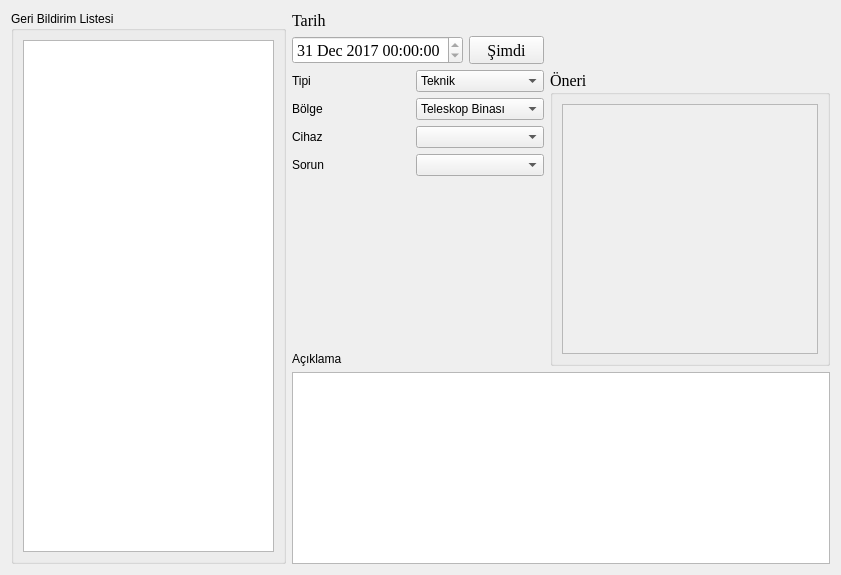
             <widget class="QWidget" name="tab_31">
              <attribute name="title">
               <string>Tümü</string>
              </attribute>
              <layout class="QGridLayout" name="gridLayout_41">
               <item row="0" column="0" rowspan="5">
                <widget class="QGroupBox" name="groupBox_7">
                 <property name="minimumSize">
                  <size>
                   <width>275</width>
                   <height>550</height>
                  </size>
                 </property>
                 <property name="maximumSize">
                  <size>
                   <width>275</width>
                   <height>16777215</height>
                  </size>
                 </property>
                 <property name="font">
                  <font>
                   <weight>50</weight>
                   <bold>false</bold>
                  </font>
                 </property>
                 <property name="title">
                  <string>Geri Bildirim Listesi</string>
                 </property>
                 <layout class="QGridLayout" name="gridLayout_37">
                  <item row="0" column="0">
                   <widget class="QListWidget" name="listWidget_5"/>
                  </item>
                 </layout>
                </widget>
               </item>
               <item row="0" column="1">
                <layout class="QGridLayout" name="gridLayout_40">
                 <item row="0" column="0">
                  <widget class="QLabel" name="label_49">
                   <property name="font">
                    <font>
                     <family>Times New Roman</family>
                     <pointsize>12</pointsize>
                     <weight>50</weight>
                     <bold>false</bold>
                    </font>
                   </property>
                   <property name="text">
                    <string>Tarih</string>
                   </property>
                  </widget>
                 </item>
                 <item row="0" column="1">
                  <widget class="QLabel" name="label_50">
                   <property name="text">
                    <string/>
                   </property>
                  </widget>
                 </item>
                 <item row="1" column="0">
                  <widget class="QDateTimeEdit" name="dateTimeEdit_3">
                   <property name="font">
                    <font>
                     <family>Times New Roman</family>
                     <pointsize>12</pointsize>
                     <weight>50</weight>
                     <bold>false</bold>
                    </font>
                   </property>
                   <property name="minimumDateTime">
                    <datetime>
                     <hour>0</hour>
                     <minute>0</minute>
                     <second>0</second>
                     <year>2017</year>
                     <month>12</month>
                     <day>31</day>
                    </datetime>
                   </property>
                   <property name="maximumTime">
                    <time>
                     <hour>12</hour>
                     <minute>59</minute>
                     <second>59</second>
                    </time>
                   </property>
                   <property name="minimumTime">
                    <time>
                     <hour>0</hour>
                     <minute>0</minute>
                     <second>0</second>
                    </time>
                   </property>
                   <property name="timeSpec">
                    <enum>Qt::LocalTime</enum>
                   </property>
                  </widget>
                 </item>
                 <item row="1" column="1">
                  <widget class="QPushButton" name="pushButton_8">
                   <property name="minimumSize">
                    <size>
                     <width>75</width>
                     <height>25</height>
                    </size>
                   </property>
                   <property name="maximumSize">
                    <size>
                     <width>25</width>
                     <height>75</height>
                    </size>
                   </property>
                   <property name="font">
                    <font>
                     <family>Times New Roman</family>
                     <pointsize>12</pointsize>
                     <weight>50</weight>
                     <bold>false</bold>
                    </font>
                   </property>
                   <property name="text">
                    <string>Şimdi</string>
                   </property>
                  </widget>
                 </item>
                </layout>
               </item>
               <item row="0" column="2">
                <spacer name="horizontalSpacer_25">
                 <property name="orientation">
                  <enum>Qt::Horizontal</enum>
                 </property>
                 <property name="sizeHint" stdset="0">
                  <size>
                   <width>267</width>
                   <height>20</height>
                  </size>
                 </property>
                </spacer>
               </item>
               <item row="1" column="1">
                <layout class="QGridLayout" name="gridLayout_38">
                 <item row="0" column="0">
                  <widget class="QLabel" name="label_40">
                   <property name="font">
                    <font>
                     <weight>50</weight>
                     <bold>false</bold>
                    </font>
                   </property>
                   <property name="text">
                    <string>Tipi</string>
                   </property>
                  </widget>
                 </item>
                 <item row="0" column="1">
                  <widget class="QComboBox" name="comboBox_7">
                   <property name="font">
                    <font>
                     <weight>50</weight>
                     <bold>false</bold>
                    </font>
                   </property>
                   <item>
                    <property name="text">
                     <string>Teknik</string>
                    </property>
                   </item>
                   <item>
                    <property name="text">
                     <string>Kullanıcı</string>
                    </property>
                   </item>
                   <item>
                    <property name="text">
                     <string>Diğer</string>
                    </property>
                   </item>
                  </widget>
                 </item>
                 <item row="1" column="0">
                  <widget class="QLabel" name="label_45">
                   <property name="font">
                    <font>
                     <weight>50</weight>
                     <bold>false</bold>
                    </font>
                   </property>
                   <property name="text">
                    <string>Bölge</string>
                   </property>
                  </widget>
                 </item>
                 <item row="1" column="1">
                  <widget class="QComboBox" name="comboBox_8">
                   <property name="font">
                    <font>
                     <weight>50</weight>
                     <bold>false</bold>
                    </font>
                   </property>
                   <item>
                    <property name="text">
                     <string>Teleskop Binası</string>
                    </property>
                   </item>
                   <item>
                    <property name="text">
                     <string>Gözlemci Lojmanı</string>
                    </property>
                   </item>
                   <item>
                    <property name="text">
                     <string>UPS Odası</string>
                    </property>
                   </item>
                   <item>
                    <property name="text">
                     <string>Diğer</string>
                    </property>
                   </item>
                  </widget>
                 </item>
                 <item row="2" column="0">
                  <widget class="QLabel" name="label_46">
                   <property name="font">
                    <font>
                     <weight>50</weight>
                     <bold>false</bold>
                    </font>
                   </property>
                   <property name="text">
                    <string>Cihaz</string>
                   </property>
                  </widget>
                 </item>
                 <item row="2" column="1">
                  <widget class="QComboBox" name="comboBox_9">
                   <property name="font">
                    <font>
                     <weight>50</weight>
                     <bold>false</bold>
                    </font>
                   </property>
                  </widget>
                 </item>
                 <item row="3" column="0">
                  <widget class="QLabel" name="label_47">
                   <property name="font">
                    <font>
                     <weight>50</weight>
                     <bold>false</bold>
                    </font>
                   </property>
                   <property name="text">
                    <string>Sorun</string>
                   </property>
                  </widget>
                 </item>
                 <item row="3" column="1">
                  <widget class="QComboBox" name="comboBox_10">
                   <property name="font">
                    <font>
                     <weight>50</weight>
                     <bold>false</bold>
                    </font>
                   </property>
                  </widget>
                 </item>
                </layout>
               </item>
               <item row="1" column="2" rowspan="3">
                <widget class="QGroupBox" name="groupBox_8">
                 <property name="font">
                  <font>
                   <family>Times New Roman</family>
                   <pointsize>12</pointsize>
                   <weight>50</weight>
                   <bold>false</bold>
                  </font>
                 </property>
                 <property name="title">
                  <string>Öneri</string>
                 </property>
                 <layout class="QGridLayout" name="gridLayout_39">
                  <item row="0" column="0">
                   <widget class="QPlainTextEdit" name="plainTextEdit_10">
                    <property name="enabled">
                     <bool>false</bool>
                    </property>
                   </widget>
                  </item>
                 </layout>
                </widget>
               </item>
               <item row="2" column="1">
                <spacer name="verticalSpacer_6">
                 <property name="orientation">
                  <enum>Qt::Vertical</enum>
                 </property>
                 <property name="sizeHint" stdset="0">
                  <size>
                   <width>20</width>
                   <height>170</height>
                  </size>
                 </property>
                </spacer>
               </item>
               <item row="3" column="1">
                <widget class="QLabel" name="label_48">
                 <property name="font">
                  <font>
                   <weight>50</weight>
                   <bold>false</bold>
                  </font>
                 </property>
                 <property name="text">
                  <string>Açıklama</string>
                 </property>
                </widget>
               </item>
               <item row="4" column="1" colspan="2">
                <widget class="QPlainTextEdit" name="plainTextEdit_9"/>
               </item>
              </layout>
             </widget>
